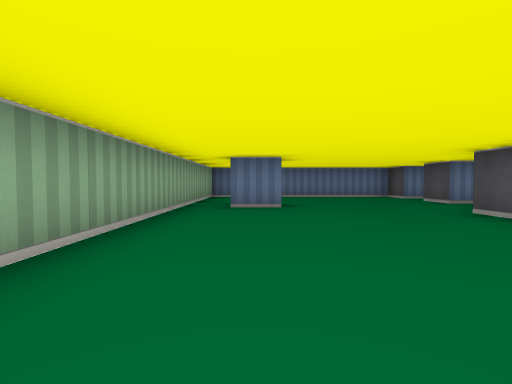
view 1 (above)

12 first-person views from a walk through a cub3D maze. The camera is about half as high as the walls, tilts 2° down and sees 85° across. The floor is counted in squares. Each view is taken from the middle of a square. On the plan, view 1 faces up. The plan holds only what a view shows up to about 9 squares ahead; the rest is blank.

view 2
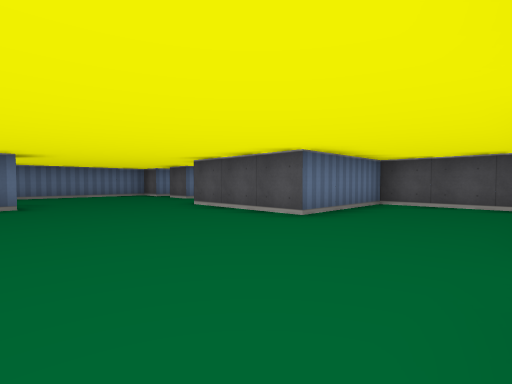

view 3
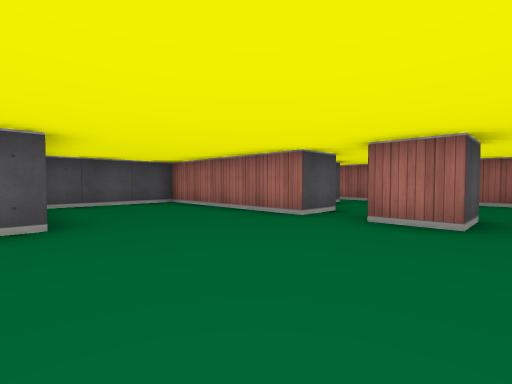

view 4
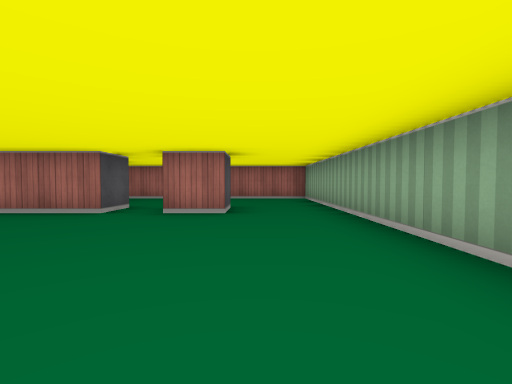

view 5
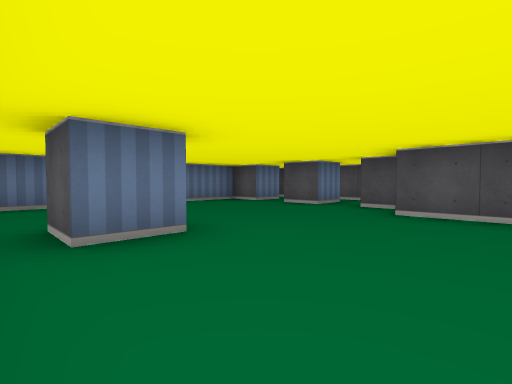

view 6
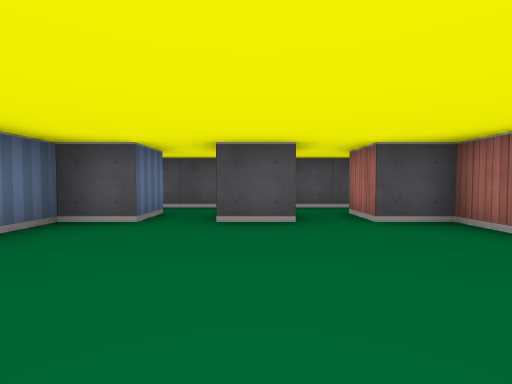

view 7
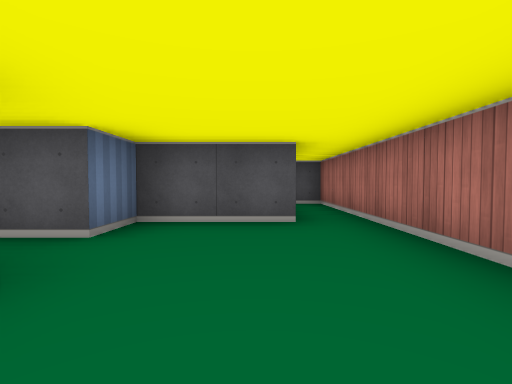

view 8
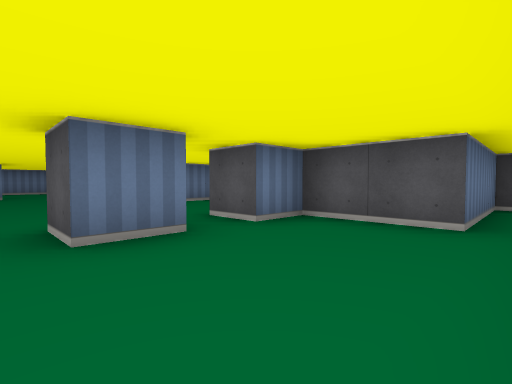

view 9
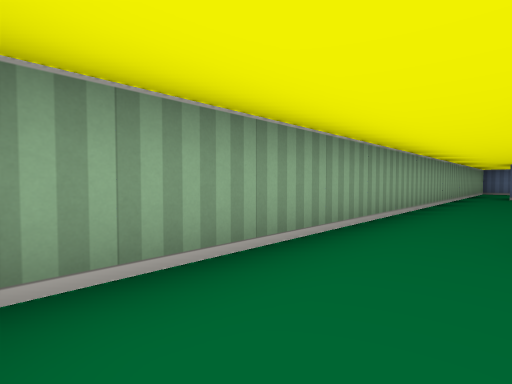

view 10
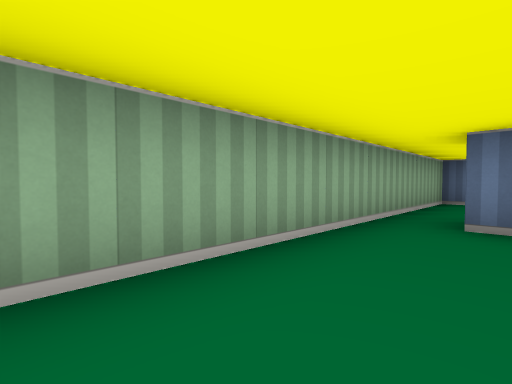

view 11
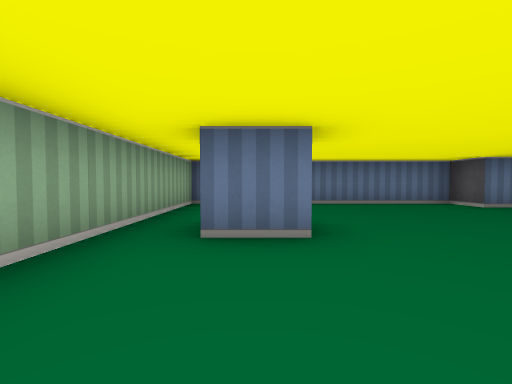

view 12
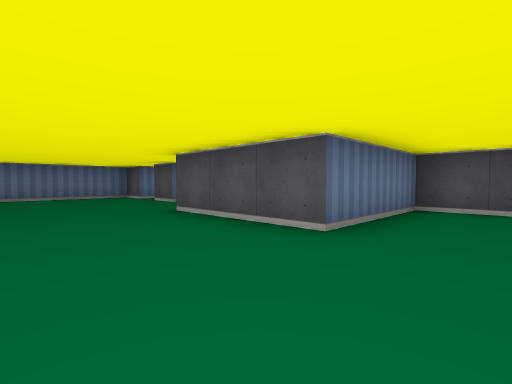

### Floor plan
Points are (right, up) in squares from view 1. A wall is a line through its corners. A room is listed if a view was taken in it or the views show most of it. See-through windows are left out.
Room 1 (views 1, 2, 3, 4, 5, 6, 7, 8, 9, 10, 11, 12)
walls: (0.6, 5.5) (-0.5, 5.5) (-0.5, 6.5); (1.6, -2.5) (0.5, -2.5) (0.5, -1.5) (1.5, -1.5); (6.5, 5.1) (6.5, 8.9); (5.5, 6.5) (4.5, 6.5) (4.5, 7.5); (5.6, 8.5) (4.5, 8.5) (4.5, 9.5) (-1.5, 9.5) (-1.5, -5.5) (6.5, -5.5) (6.5, -4.5) (3.5, -4.5) (3.5, -2.5) (2.5, -2.5) (2.5, -1.5) (6.5, -1.5) (6.5, 1.5) (3.5, 1.5) (3.5, 4.5) (4.5, 4.5) (4.5, 5.5) (5.5, 5.5)

Where each view was taken, in squares from view 1:
view 1: 0 up, 0 right, facing up
view 2: 1 down, 0 right, facing up-right
view 3: 2 up, 0 right, facing down-right
view 4: 3 up, 0 right, facing down
view 5: 3 up, 1 left, facing up-right
view 6: 7 up, 1 right, facing right
view 7: 4 down, 0 right, facing right
view 8: 5 down, 0 right, facing up-right
view 9: 5 down, 0 right, facing up-left
view 10: 2 up, 0 right, facing up-left
view 11: 3 up, 0 right, facing up
view 12: 0 up, 1 right, facing up-right
